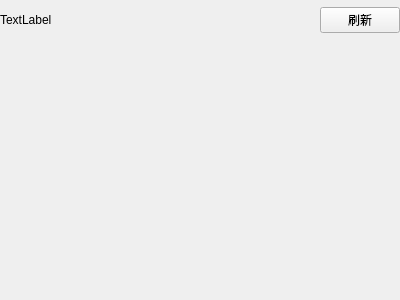
<?xml version="1.0" encoding="UTF-8"?>
<ui version="4.0">
 <class>JsonViewerFrame</class>
 <widget class="QFrame" name="JsonViewerFrame">
  <property name="geometry">
   <rect>
    <x>0</x>
    <y>0</y>
    <width>400</width>
    <height>300</height>
   </rect>
  </property>
  <property name="windowTitle">
   <string>Frame</string>
  </property>
  <property name="lineWidth">
   <number>0</number>
  </property>
  <layout class="QVBoxLayout" name="verticalLayout">
   <property name="leftMargin">
    <number>0</number>
   </property>
   <property name="topMargin">
    <number>0</number>
   </property>
   <property name="rightMargin">
    <number>0</number>
   </property>
   <property name="bottomMargin">
    <number>0</number>
   </property>
   <item>
    <widget class="QWidget" name="widget" native="true">
     <property name="maximumSize">
      <size>
       <width>16777215</width>
       <height>40</height>
      </size>
     </property>
     <layout class="QHBoxLayout" name="horizontalLayout_2">
      <property name="leftMargin">
       <number>0</number>
      </property>
      <property name="topMargin">
       <number>0</number>
      </property>
      <property name="rightMargin">
       <number>0</number>
      </property>
      <property name="bottomMargin">
       <number>0</number>
      </property>
      <item>
       <widget class="QLabel" name="message_label">
        <property name="text">
         <string>TextLabel</string>
        </property>
       </widget>
      </item>
      <item>
       <widget class="QPushButton" name="refresh_btn">
        <property name="maximumSize">
         <size>
          <width>80</width>
          <height>16777215</height>
         </size>
        </property>
        <property name="text">
         <string>刷新</string>
        </property>
       </widget>
      </item>
     </layout>
    </widget>
   </item>
   <item>
    <widget class="JsonDataFrame" name="json_data_frame">
     <property name="frameShape">
      <enum>QFrame::NoFrame</enum>
     </property>
     <property name="frameShadow">
      <enum>QFrame::Plain</enum>
     </property>
    </widget>
   </item>
  </layout>
 </widget>
 <customwidgets>
  <customwidget>
   <class>JsonDataFrame</class>
   <extends>QFrame</extends>
   <header>.json_tool_frame</header>
   <container>1</container>
  </customwidget>
 </customwidgets>
 <resources/>
 <connections>
  <connection>
   <sender>JsonViewerFrame</sender>
   <signal>messageChanged(QString)</signal>
   <receiver>message_label</receiver>
   <slot>setText(QString)</slot>
   <hints>
    <hint type="sourcelabel">
     <x>238</x>
     <y>33</y>
    </hint>
    <hint type="destinationlabel">
     <x>58</x>
     <y>20</y>
    </hint>
   </hints>
  </connection>
 </connections>
 <slots>
  <signal>jsonPathChanged(QString)</signal>
  <signal>messageChanged(QString)</signal>
  <slot>search_json(QString)</slot>
  <slot>go_json_path(QString)</slot>
 </slots>
</ui>
